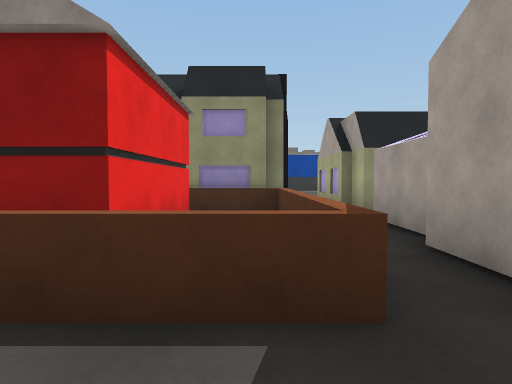
[1] (above)

20 first-person views from a walk through a 3-D level made in the Unity game engine. The camera is 1.2 m above the floor, tilts 2° down and sees 75° across. The floor is counted in squares, 2 m on a side. Each view is taken from the middle of a square. On the plan, view 1 faces up. The plan holds only what a view shows up to about 10 squares ahead; the rest is blank. The place goes on beyond the plan. The player character is not drawn.

[2]
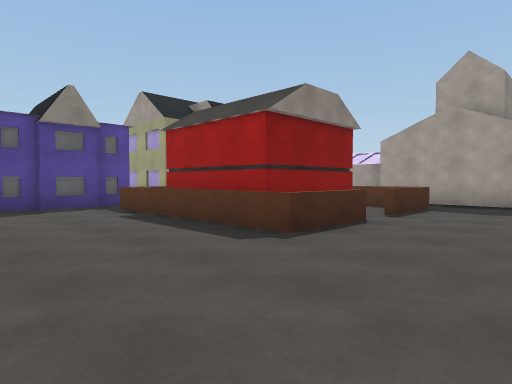

[3]
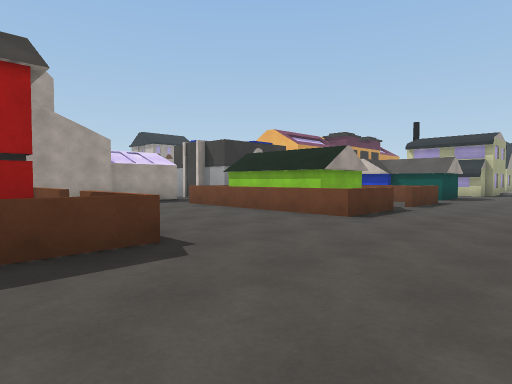

[4]
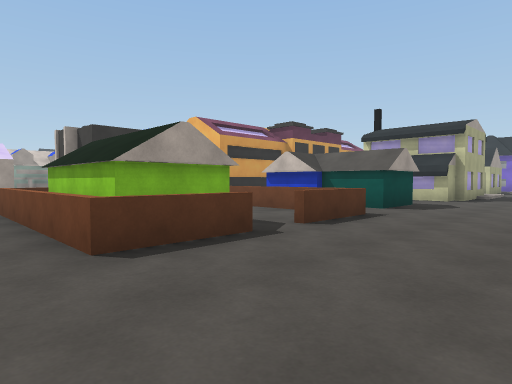

[5]
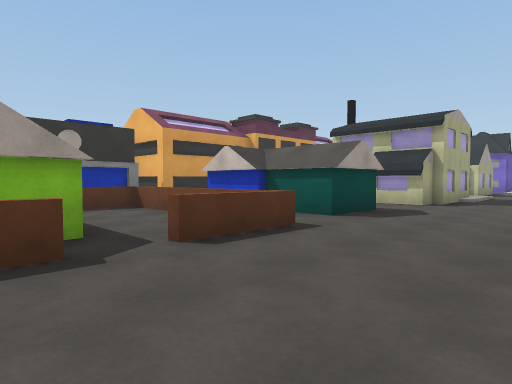

[6]
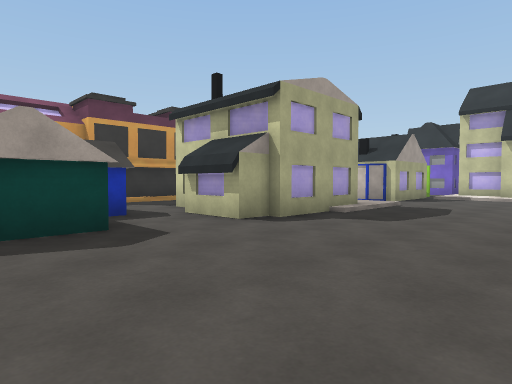

[7]
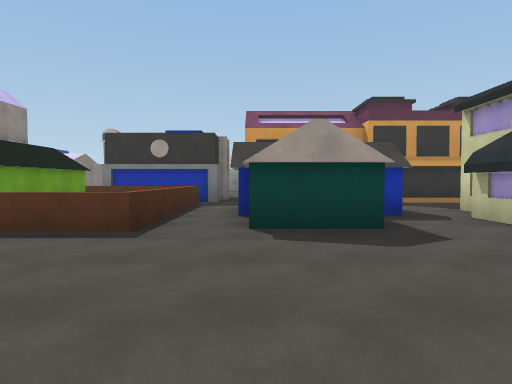

[8]
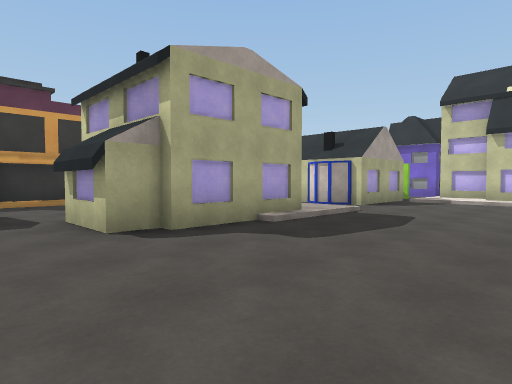

[9]
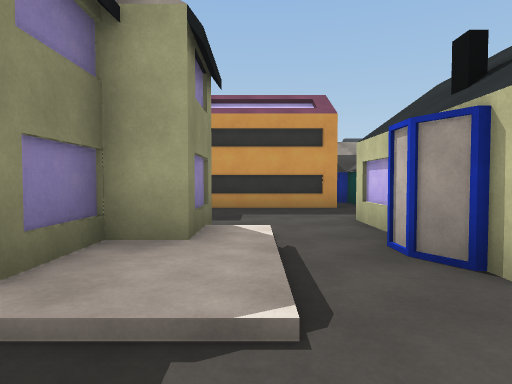

[10]
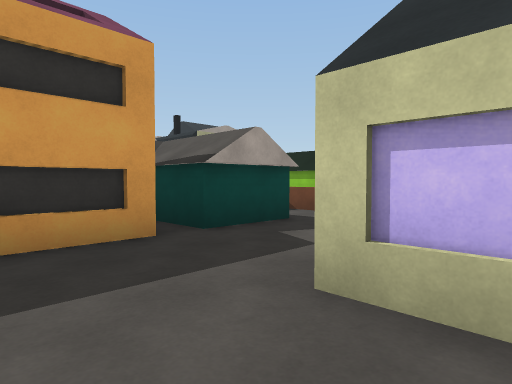

[11]
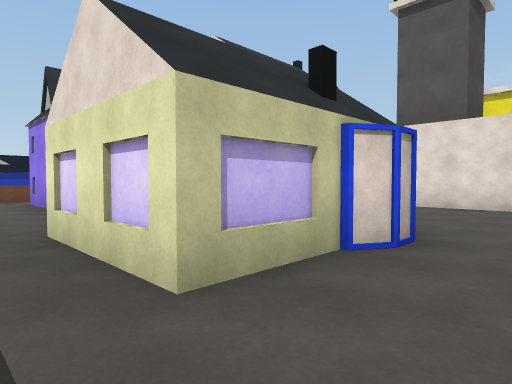

[12]
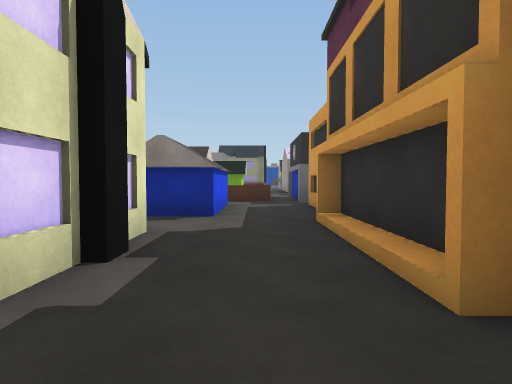

[13]
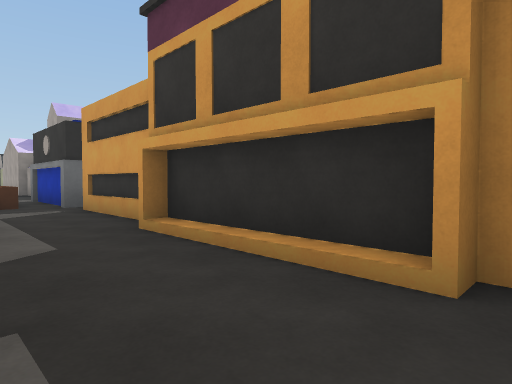

[14]
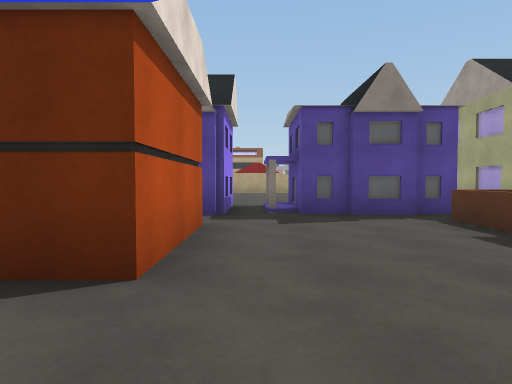

[15]
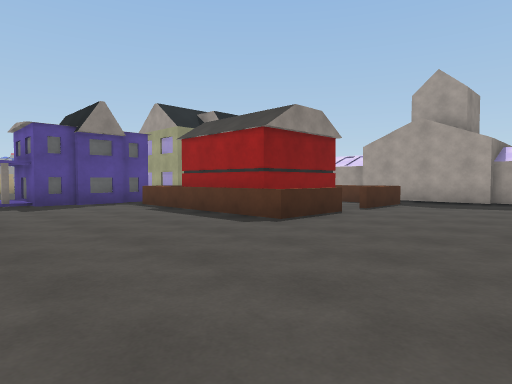

[16]
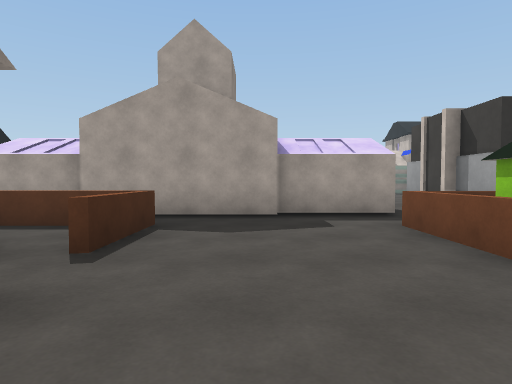

[17]
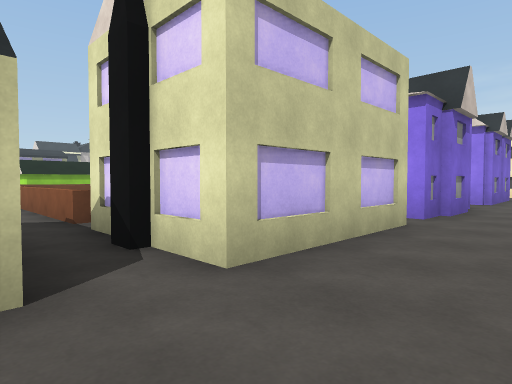

[18]
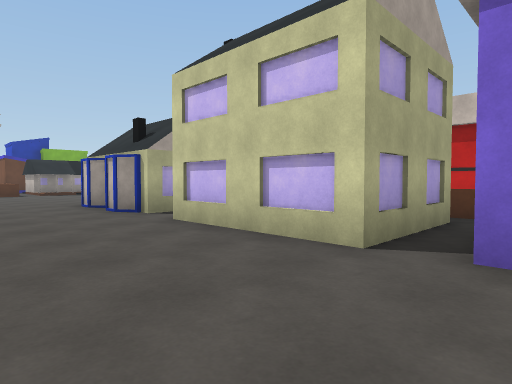

[19]
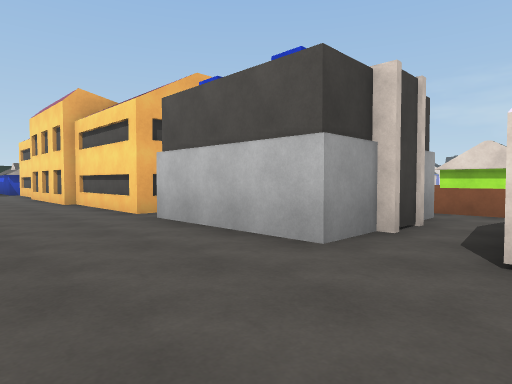

[20]
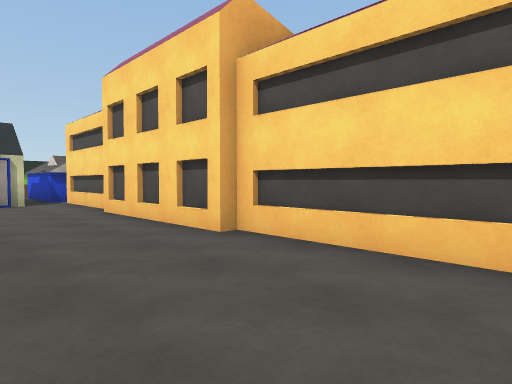

### Floor plan
Key: @ floor where view 1 was taken; # wall or solid block; . main floor; : floor 0.25 m higher than the main floor; / step, stairs or slope; H house; O other object.
Columns run from 8 left of view 1 to 8 right of it. Each row starts with its distance up from view 1.
 12     .....
 11     ...........
 10 ................
  9 H##H#.###.##HH..
  8 ### #.###.#
  7 #####.##H.#
  6 ....HHH##.#
  5 H...H###H.#
  4 #...H###H.#
  3 #...H###H.#
  2 ....HHHHH.#
  1 ....HH.HH.#
  0 ........@.#
 -1 ..........#
 -2 ....HHHHH.###...
 -3  ...HHHHH.......
 -4  ...HHHHH##O#...
 -5  ...H...H#  #...
 -6  ...HHHHH## #...
 -7  ...HHHHHO###..
 -8 ....HHHH..###...
 -9 ....#HHH..###...
-10 ......HH..###...
-11 .........## #...
-12 ....## ..#  #...
-13 ....#  ..#  #..
-14 .../HH ..## #..
-15  ../:H#...###..
-16  ..////...###..
-17 #....H....###.HHH
-18 #...####..###.
-19 #...#  #.HHHH.
-20  H  #  #.H  H

Positions as (right, up) in squares from view 1, and headings:
1: (0, 0), facing up
2: (-7, -1), facing up-right
3: (-7, 3), facing down-right
4: (-7, -1), facing down-right
5: (-7, -3), facing down-right
6: (-8, -8), facing down-right
7: (-8, -8), facing right
8: (-8, -10), facing down-right
9: (-6, -16), facing right
10: (-2, -16), facing down-right
11: (0, -16), facing down-left
12: (0, -16), facing up
13: (-1, -15), facing up-right
14: (-7, 1), facing up
15: (-8, -2), facing up-right
16: (-4, 0), facing right
17: (2, 11), facing down-left
18: (-4, 12), facing down-right
19: (7, -2), facing down-left
20: (7, -8), facing down-left
